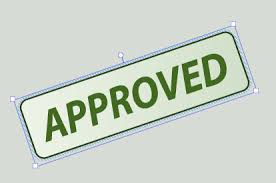
#> input picture img/img3.jpg, 276 x 183 px, found by its file name
$ python deskewTutorial.py
#> lines starting #> are read from the running program, lines starting #| are printed output that depends on the picture; after the words box and inside, x2 and y2 are one past the last pixel; in counts of white or black regions, pixels touching at a corner belong together
import cv2
import matplotlib.pyplot as plt

#importazione delle librerie necessarie
import numpy as np
import math

def houghSpace(im):
    maxTheta = 180
    #la larghezza dello spazio corrisponde alla massima angolatura presa in considerazione
    houghMatrixCols = maxTheta

    #dimensioni dell'immagine originale
    h, w = im.shape
    #non puo' esistere nell'immagine una distanza superiore alla diagonale
    rhoMax = math.sqrt(w * w + h * h)
    #l'altezza dello spazio è il doppio della rho massima, per considerare anche
    #le rho negative
    houghMatrixRows = int(rhoMax) * 2 + 1
    #le rho calcolate verranno traslate della metà dell'altezza per poter rappresentare nello spazio
    #anche le rho negative
    rhoOffset = houghMatrixRows/2

    #riscalature per passare da angoli a radianti
    degToRadScale = 0.01745329251994329576923690768489 # Pi / 180
    #$seno e coseno precalcolati
    rangemaxTheta = range(0,maxTheta)
    sin, cos = zip(*((math.sin(i * degToRadScale), math.cos(i * degToRadScale)) for i in rangemaxTheta))

    #inizializzazione dello spazio
    houghSpace = [0.0 for x in range(houghMatrixRows * houghMatrixCols)]

    #scorro tutta l'immagine originale
    for y in range(0, h):
        for x in range(0, w):
            #per ogni punto di bordo
            if im[y, x] > 0:
                #calcolo il suo fascio di rette...
                for theta in rangemaxTheta:
                    #... per ogni angolazione theta nello spazio, calcolo il relativo valore di rho
                    #... utilizzando la forma polare dell'equazione della retta
                    rho = int(round(x * cos[theta] + y * sin[theta] + rhoOffset))

                    #una volta note le coordinate theta e rho, incremento il contatore dello spazio di Hough
                    # alla coordinata
                    c = rho * houghMatrixCols + theta
                    houghSpace[c] = houghSpace[c] + 1

    # normalizzazione tra 0 e 1
    m = np.max(houghSpace)
    houghSpace = houghSpace / m
    return np.reshape(houghSpace , (houghMatrixRows, houghMatrixCols)) #reshape in forma matriciale

filename = r'img\img3.jpg'

#caricamento dell'immagine da disco
im = cv2.imread(filename, cv2.IMREAD_GRAYSCALE)
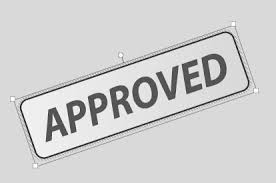
#> im: shape (183, 276); min 4, max 255, mean 207.5

h, w = im.shape
#> h = 183; w = 276
#ridimensionamento dell'immagine
im = cv2.resize(im, (w/3,h/3))
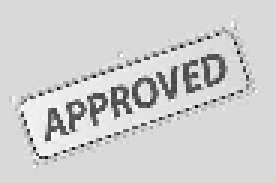
#> im: shape (61, 92) (shown 3 times larger); min 11, max 255, mean 207.5

#canny edge detector
im = cv2.Canny(im, 100, 200)
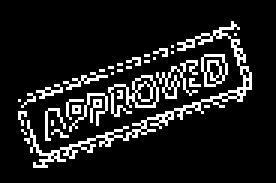
#> im: shape (61, 92) (shown 3 times larger); 11.9% white in thin lines or dots, all inside (x1, y1, x2, y2) = (6, 7, 84, 56)

#applicazione del calcolo dello spazio di hough all'immagine di input
hSpace = houghSpace(im)
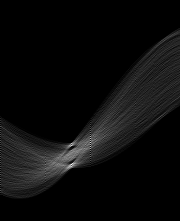
#> hSpace: shape (221, 180) float64; min 0, max 1, mean 0.0473

#visualizzazione dello spazio risultante
h, w = hSpace.shape
#> h = 221; w = 180
fig, ax = plt.subplots(figsize=(10, 10))
cax = ax.imshow(hSpace, extent=[0,w,0,h])
plt.colorbar(cax, ticks=[0, 0.1, 0.2, 0.3, 0.4, 0.5, 0.6, 0.7, 0.8, 0.9, 1])
plt.show()
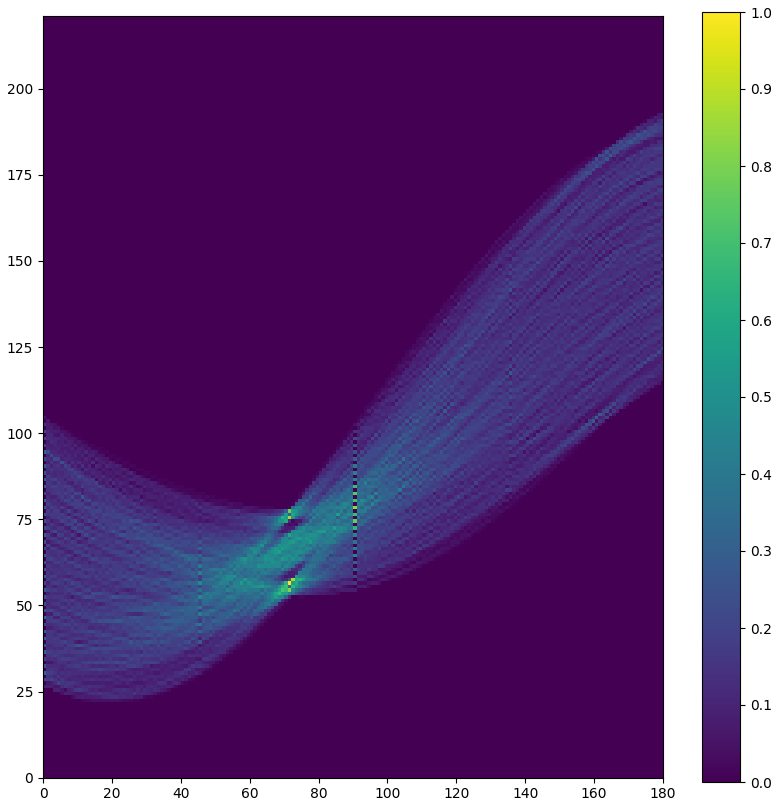
#> figure drawn by matplotlib, 2 panels

#filtraggio dei picchi
hSpace[hSpace < 0.8] = 0
#calcolo dell'istogramma
hist = sum(hSpace)
#> hist = 180 values, max 2.67 at index 71, min 0 at index 0, mean 0.0243
#calcolo dell'angolo perpendicolare
theta1 = 90 - np.argmax(hist)
#> theta1 = 19


#rilettura dell'immagine a colori
im = cv2.imread(filename, cv2.IMREAD_COLOR)
#> im is the input picture: shape (183, 276, 3); mean B, G, R 200.1, 211.3, 202.4

#rotazione dell'immagine
h, w, d = im.shape
#> h = 183; w = 276; d = 3
rotation_M = cv2.getRotationMatrix2D((w / 2, h / 2), -theta1, 1)
#> rotation_M = [[0.946, -0.326, 37.31], [0.326, 0.946, -39.94]]
rotated_im = cv2.warpAffine(im, rotation_M, (w,h), flags=cv2.INTER_CUBIC)
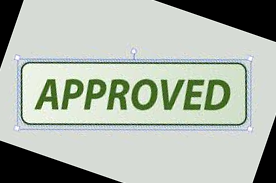
#> rotated_im: shape (183, 276, 3); mean B, G, R 171.6, 181.9, 173.7

#scrittura su disco
cv2.imwrite(r'img\rotated.jpg', rotated_im)
